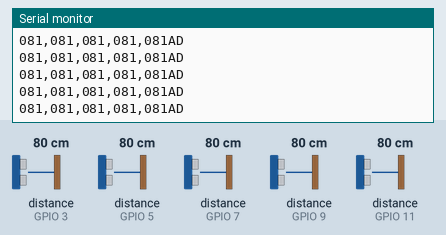
The sketch below on a simulated ESP32. Parts: the last lines printed to the serial monitor. The test bench sets the inputs (shaded band); at power-on: distance to the obstacle (sensors on GPIO 3, GPIO 5, GPIO 7, GPIO 9, GPIO 11) 80 cm. The echo pulse lasts 58.3 µs per cm.

Above: at 1.2 s.
1.3 s: distance to the obstacle (sensor on GPIO 3) set to 2 cm
At 1.7 s:
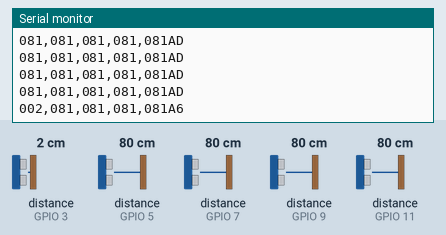
3.5 s: distance to the obstacle (sensor on GPIO 5) set to 2 cm
At 3.84 s:
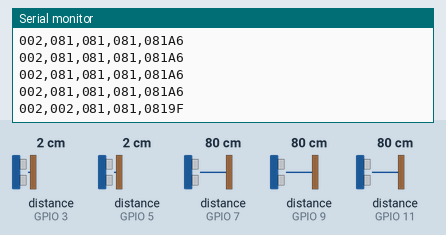
5.7 s: distance to the obstacle (sensor on GPIO 7) set to 2 cm
At 5.99 s:
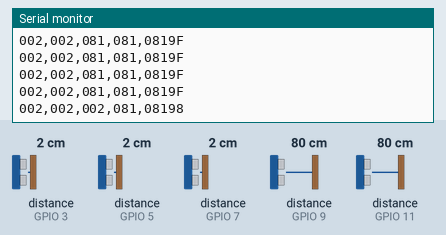
7.8 s: distance to the obstacle (sensor on GPIO 3) set to 35 cm
At 8.13 s:
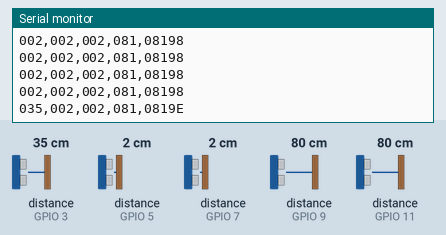
9.9 s: distance to the obstacle (sensor on GPIO 9) set to 35 cm
At 10.11 s:
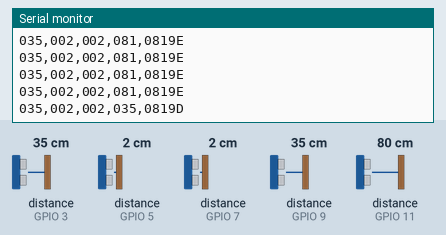
11.9 s: distance to the obstacle (sensor on GPIO 11) set to 35 cm
At 12.09 s:
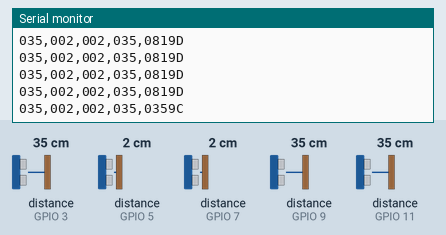

Measured:
- after the input at 1.3 s, the serial monitor: prints a new line after 0.26 s (image 1)
- after the input at 3.5 s, the serial monitor: prints a new line after 0.21 s (image 2)
- after the input at 5.7 s, the serial monitor: prints a new line after 0.15 s (image 3)
- after the input at 7.8 s, the serial monitor: prints a new line after 0.20 s (image 4)
- after the input at 9.9 s, the serial monitor: prints a new line after 0.08 s (image 5)
- after the input at 11.9 s, the serial monitor: prints a new line after 0.06 s (image 6)

The sketch:

Ultrasonic.ino
```cpp
// ---------------------------------------------------------------------------
// This example code was used to successfully communicate with 15 ultrasonic sensors. You can adjust
// the number of sensors in your project by changing SONAR_NUM and the number of NewPing objects in the
// "sonar" array. You also need to change the pins for each sensor for the NewPing objects. Each sensor
// is pinged at 33ms intervals. So, one cycle of all sensors takes 495ms (33 * 15 = 495ms). The results
// are sent to the "oneSensorCycle" function which currently just displays the distance data. Your project
// would normally process the sensor results in this function (for example, decide if a robot needs to
// turn and call the turn function). Keep in mind this example is event-driven. Your complete sketch needs
// to be written so there's no "delay" commands and the loop() cycles at faster than a 33ms rate. If other
// processes take longer than 33ms, you'll need to increase PING_INTERVAL so it doesn't get behind.
// ---------------------------------------------------------------------------
#include <NewPing.h>

#define SONAR_NUM     5 // Number of sensors.
#define MAX_DISTANCE 200 // Maximum distance (in cm) to ping.
#define PING_INTERVAL 33 // Milliseconds between sensor pings (29ms is about the min to avoid cross-sensor echo).

unsigned long pingTimer[SONAR_NUM]; // Holds the times when the next ping should happen for each sensor.
unsigned int cm[SONAR_NUM];         // Where the ping distances are stored.
uint8_t currentSensor = 0;          // Keeps track of which sensor is active.

/* Note:  This table was modified, loaded to practice bot on 3/10/2016. */
NewPing sonar[SONAR_NUM] = {       // Sensors (Trigger Pin, Echo Pin)
  NewPing(2, 3, MAX_DISTANCE),     // Front Left
  NewPing(4, 5, MAX_DISTANCE),     // Front Right
  NewPing(6, 7, MAX_DISTANCE),     // Rear Right
  NewPing(8, 9, MAX_DISTANCE),     // Rear Left
  NewPing(10, 11, MAX_DISTANCE)    // Front Center
};

void setup() {
  Serial.begin(57600);
  pingTimer[0] = millis() + 75;           // First ping starts at 75ms, gives time for the Arduino to chill before starting.
  for (uint8_t i = 1; i < SONAR_NUM; i++) // Set the starting time for each sensor.
    pingTimer[i] = pingTimer[i - 1] + PING_INTERVAL;
}

void loop() {
  for (uint8_t i = 0; i < SONAR_NUM; i++) { // Loop through all the sensors.
    if (millis() >= pingTimer[i]) {         // Is it this sensor's time to ping?
      pingTimer[i] += PING_INTERVAL * SONAR_NUM;  // Set next time this sensor will be pinged.
      if (i == 0 && currentSensor == SONAR_NUM - 1) oneSensorCycle(); // Sensor ping cycle complete, do something with the results.
      sonar[currentSensor].timer_stop();          // Make sure previous timer is canceled before starting a new ping (insurance).
      currentSensor = i;                          // Sensor being accessed.
      cm[currentSensor] = 0;                      // Make distance zero in case there's no ping echo for this sensor.
      sonar[currentSensor].ping_timer(echoCheck); // Do the ping (processing continues, interrupt will call echoCheck to look for echo).
    }
  }
  // Other code that *DOESN'T* analyze ping results can go here.
}

void echoCheck() { // If ping received, set the sensor distance to array.
  if (sonar[currentSensor].check_timer())
    cm[currentSensor] = sonar[currentSensor].ping_result / US_ROUNDTRIP_CM;
}

void oneSensorCycle() { // Sensor ping cycle complete, do something with the results.
  /* Create packet with distance from 5 sensors, checksum, and
   *  a carriage-return and linefeed:
   *
   *  Example:
   *
   *  "000,111,222,333,444AF\r\n"
   */
  char buffer[24]; /* 23 characters plus a null string terminator */
  sprintf(buffer,"%03d,%03d,%03d,%03d,%03d    ",
            cm[0], cm[1], cm[2], cm[3], cm[4]);
  uint8_t checksum = 0;
  for (int i = 0; i < 19; i++) {
    checksum += buffer[i];
  }
  sprintf(buffer+19,"%02X\r\n",checksum);
  Serial.print(buffer);
}
```
